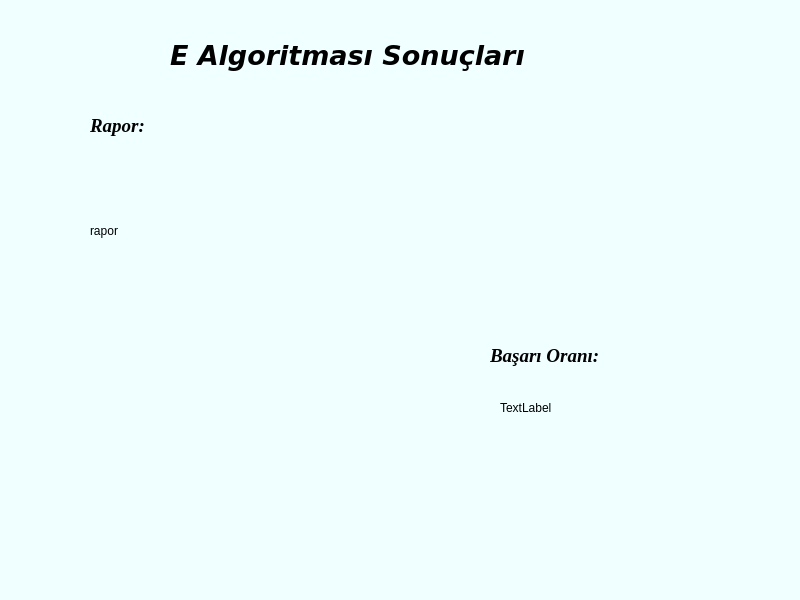
<?xml version="1.0" encoding="UTF-8"?>
<ui version="4.0">
 <class>MainWindow</class>
 <widget class="QMainWindow" name="MainWindow">
  <property name="geometry">
   <rect>
    <x>0</x>
    <y>0</y>
    <width>800</width>
    <height>600</height>
   </rect>
  </property>
  <property name="windowTitle">
   <string>MainWindow</string>
  </property>
  <property name="styleSheet">
   <string notr="true">background-color: rgb(240, 255, 255);</string>
  </property>
  <widget class="QWidget" name="centralwidget">
   <widget class="QLabel" name="label_4">
    <property name="geometry">
     <rect>
      <x>490</x>
      <y>340</y>
      <width>141</width>
      <height>31</height>
     </rect>
    </property>
    <property name="font">
     <font>
      <family>Times New Roman</family>
      <pointsize>14</pointsize>
      <weight>75</weight>
      <italic>true</italic>
      <bold>true</bold>
     </font>
    </property>
    <property name="text">
     <string>Başarı Oranı:</string>
    </property>
   </widget>
   <widget class="QLabel" name="label_5">
    <property name="geometry">
     <rect>
      <x>500</x>
      <y>400</y>
      <width>55</width>
      <height>16</height>
     </rect>
    </property>
    <property name="text">
     <string>TextLabel</string>
    </property>
   </widget>
   <widget class="QLabel" name="label_2">
    <property name="geometry">
     <rect>
      <x>90</x>
      <y>110</y>
      <width>71</width>
      <height>31</height>
     </rect>
    </property>
    <property name="font">
     <font>
      <family>Times New Roman</family>
      <pointsize>14</pointsize>
      <weight>75</weight>
      <italic>true</italic>
      <bold>true</bold>
     </font>
    </property>
    <property name="text">
     <string>Rapor:</string>
    </property>
   </widget>
   <widget class="QLabel" name="label">
    <property name="geometry">
     <rect>
      <x>170</x>
      <y>20</y>
      <width>461</width>
      <height>71</height>
     </rect>
    </property>
    <property name="font">
     <font>
      <family>Verdana</family>
      <pointsize>20</pointsize>
      <weight>75</weight>
      <italic>true</italic>
      <bold>true</bold>
     </font>
    </property>
    <property name="text">
     <string>E Algoritması Sonuçları</string>
    </property>
   </widget>
   <widget class="QLabel" name="label_3">
    <property name="geometry">
     <rect>
      <x>90</x>
      <y>150</y>
      <width>171</width>
      <height>161</height>
     </rect>
    </property>
    <property name="text">
     <string>rapor</string>
    </property>
   </widget>
  </widget>
  <widget class="QMenuBar" name="menubar">
   <property name="geometry">
    <rect>
     <x>0</x>
     <y>0</y>
     <width>800</width>
     <height>26</height>
    </rect>
   </property>
  </widget>
  <widget class="QStatusBar" name="statusbar"/>
 </widget>
 <resources/>
 <connections/>
</ui>
